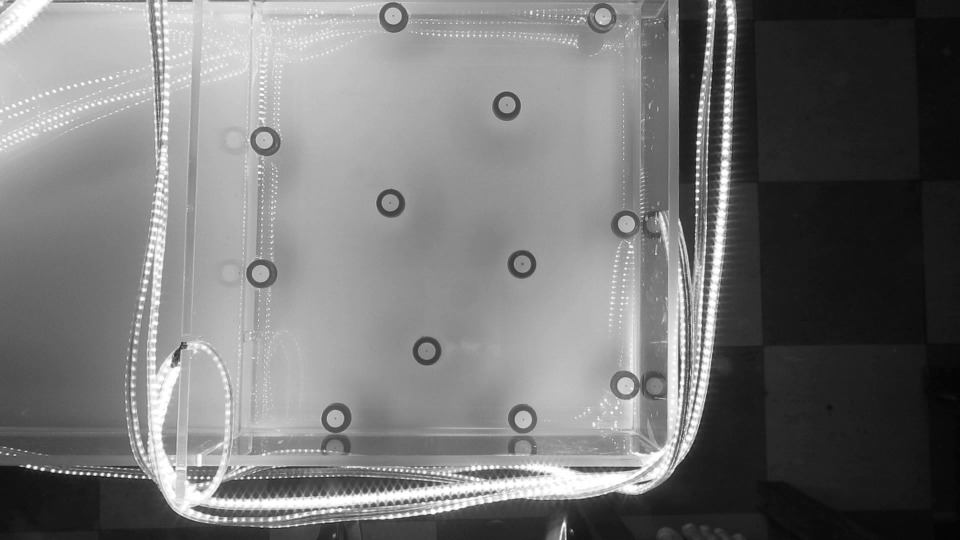
#> input picture static/MVI_1421-00008.jpg, 1920 x 1080 px (shown at 1/2 size)
$ python img_process_2.py
#> lines starting #> are read from the running program, lines starting #| are printed output that depends on the picture
#> ``:
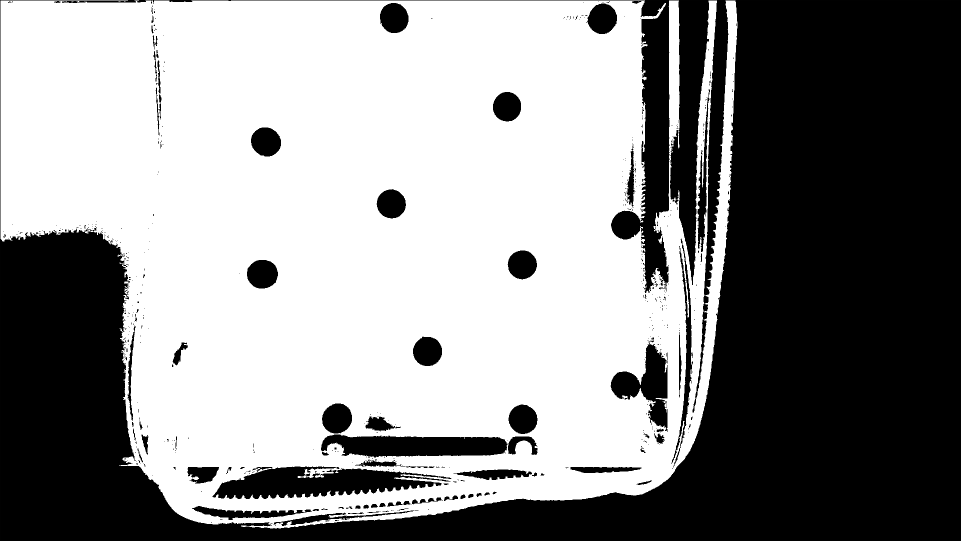
#> saved as flood_fill_img.jpg: shape (1082, 1922) (shown at 1/2 size); min 0, max 255, mean 142.3
### img_process_1_floodfill.py
from logging import NullHandler
import cv2
import numpy as np

class Flood_fill:
    # Load the image
    image = cv2.imread('./static/MVI_1421-00008.jpg')

    # Converting to binary
    ret1, thresh1 = cv2.threshold(image, 120, 255,cv2.THRESH_BINARY_INV)


    # Flood fill
    h,w,chn = image.shape
    seed = (0,0)
    mask = np.zeros((h+2,w+2),np.uint8)

    floodflags = 4
    floodflags |= cv2.FLOODFILL_MASK_ONLY
    floodflags |= (255 << 8)

    num,im,mask,rect = cv2.floodFill(thresh1, mask, seed, (255,0,0), (10,)*3, (10,)*3, floodflags)

    cv2.imwrite("./static/flood_fill_img.jpg", mask)

    flood_fill_img = mask


    # Display images
    def display(self):
        images = [self.image, self.thresh1, self.flood_fill_img]
        titles = ['1 : Original', '2 : Binary Threshold Inverted', '3 : Flood filled image']
        count = len(images)

        for i in range(0,count):
            cv2.imshow(titles[i], cv2.resize(images[i], (0, 0), fx = 0.3, fy = 0.3))
#> this loop made 3 passes
#> pass 1, in display, `cv2.imshow(titles[i], cv2.resize(images[i], (0, 0), fx = 0.3, fy = 0.3))`:
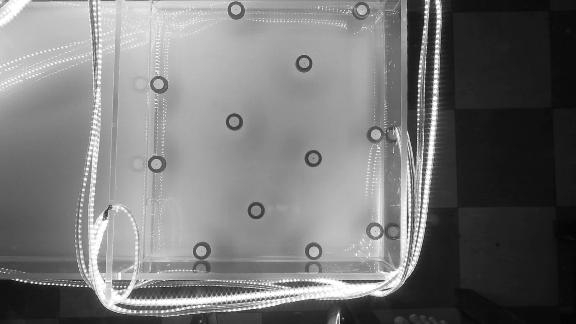
#> window '1 : Original': shape (324, 576, 3); min 3, max 255, mean 117.3
#> pass 2, in display, `cv2.imshow(titles[i], cv2.resize(images[i], (0, 0), fx = 0.3, fy = 0.3))`:
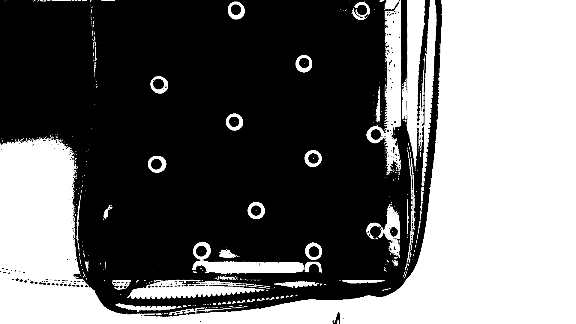
#> window '2 : Binary Threshold Inverted': shape (324, 576, 3); min 0, max 255, mean 110

        cv2.waitKey(0)

        cv2.destroyAllWindows()


# Driver code
flood_fill_obj = Flood_fill()
flood_fill_obj.display()

### img_process_2.py

try:
    # standard library imports
    import cv2
    from cv2 import floodFill
    import numpy as np

    # local class imports
    from img_process_1_floodfill import Flood_fill
except Exception as e:
    print("Some Modules are missing: {}".format(e))


# Cropping Image for further processing
class Crop:
    #print("shape of the image: ", Flood_fill().mask.shape)
    crop = np.zeros(Flood_fill().mask.shape)
    def crop_image(self):
        # size format is [x1:x2, y1:y2]
        self.crop = Flood_fill().mask[0:870, 360:1282]
        cv2.imshow('Cropped Image',self.crop)
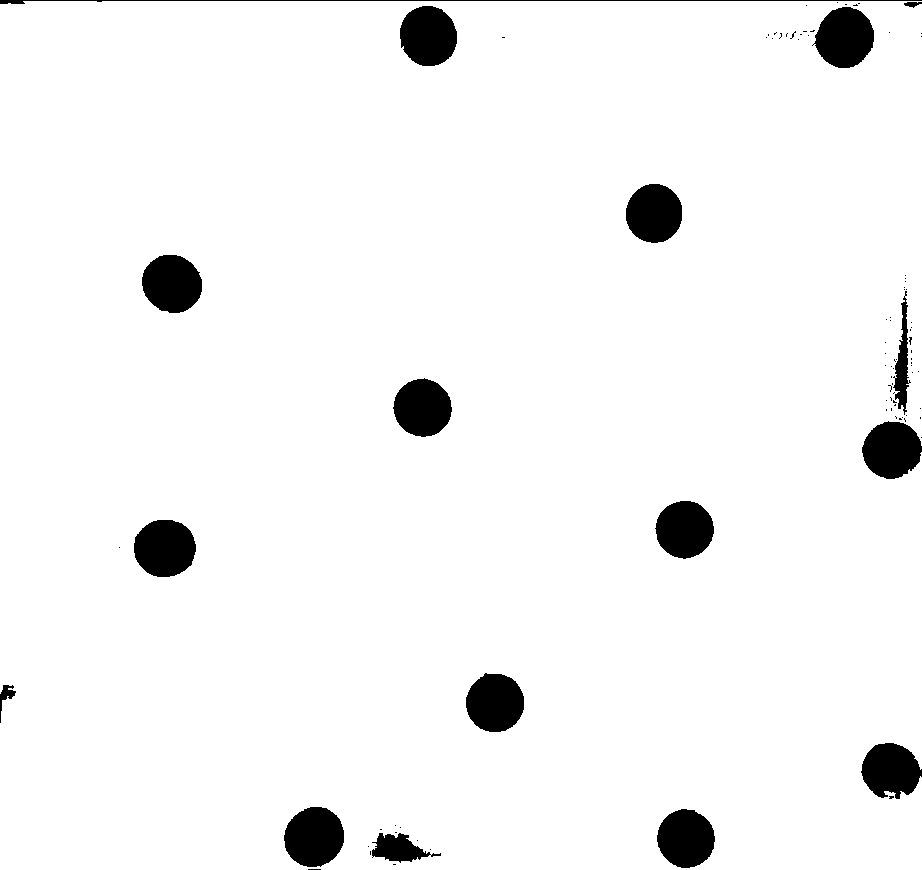
#> window 'Cropped Image': shape (870, 922); min 0, max 255, mean 243.7
        cv2.waitKey(0)
        cv2.destroyAllWindows()

crop_obj = Crop()
crop_obj.crop_image()
